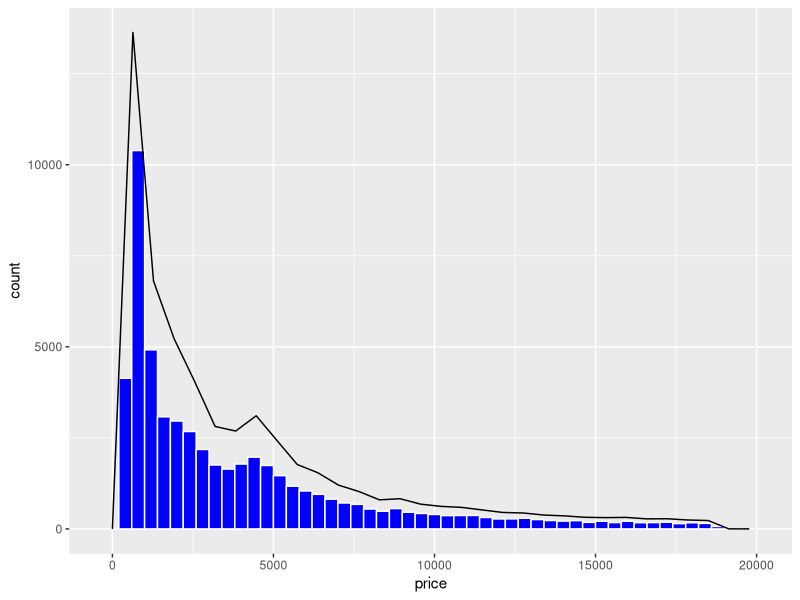
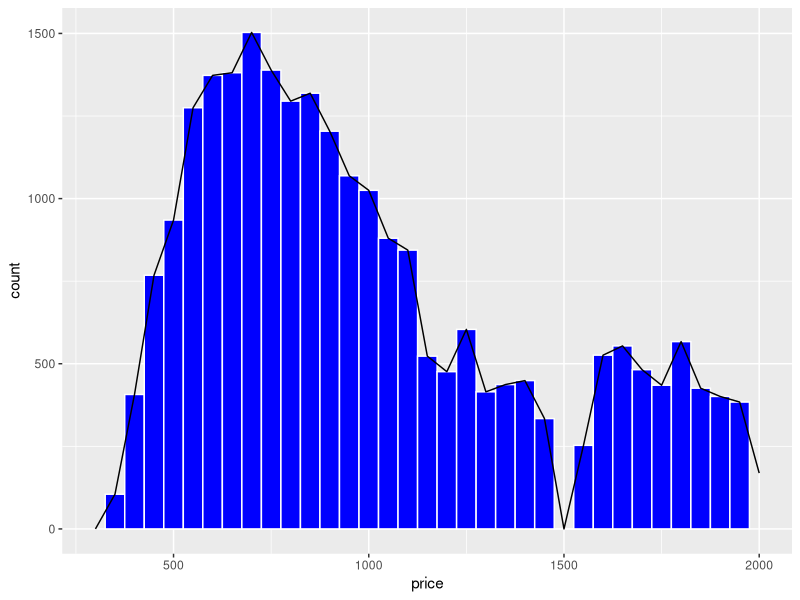
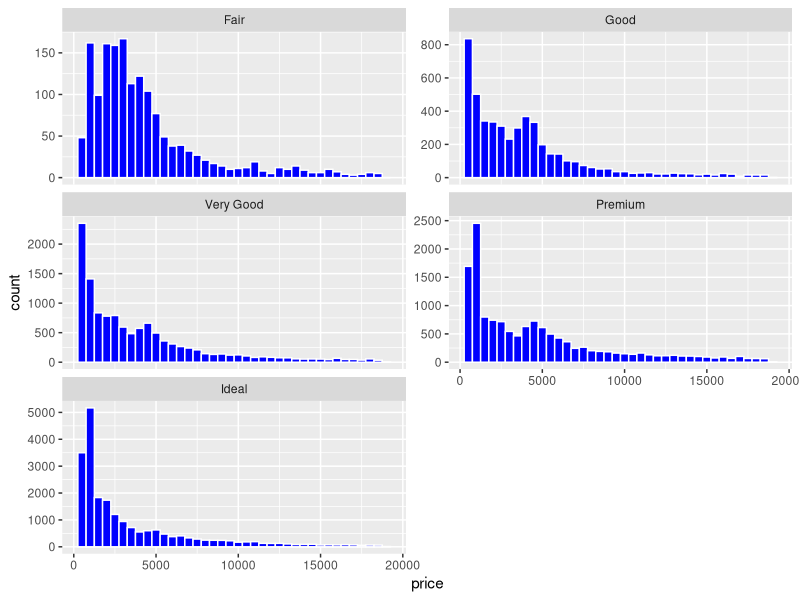
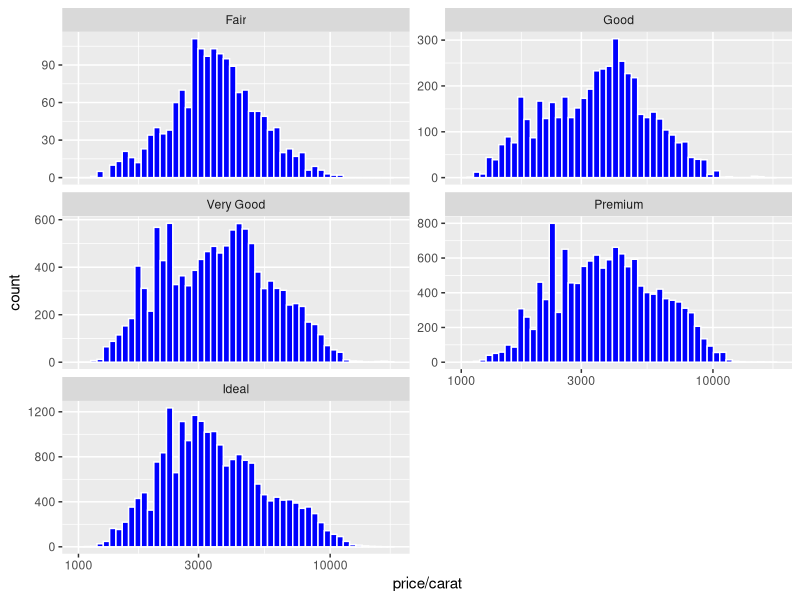
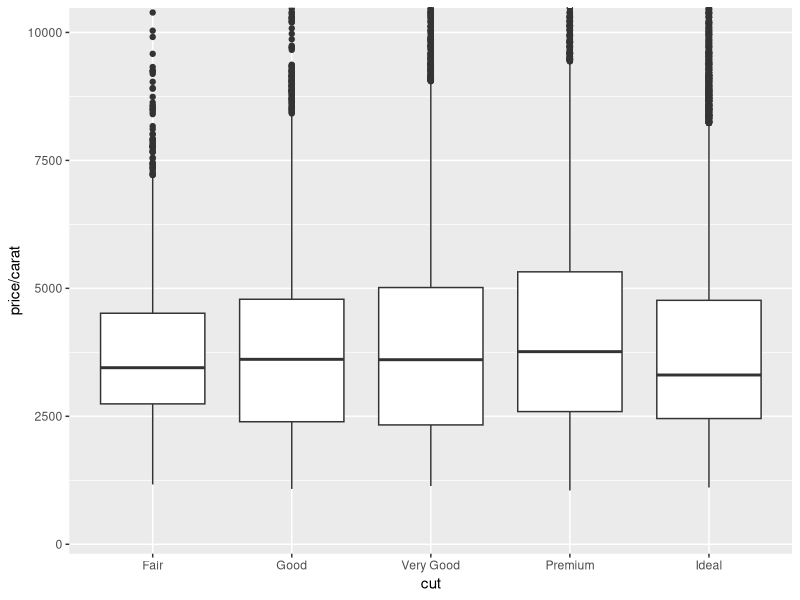
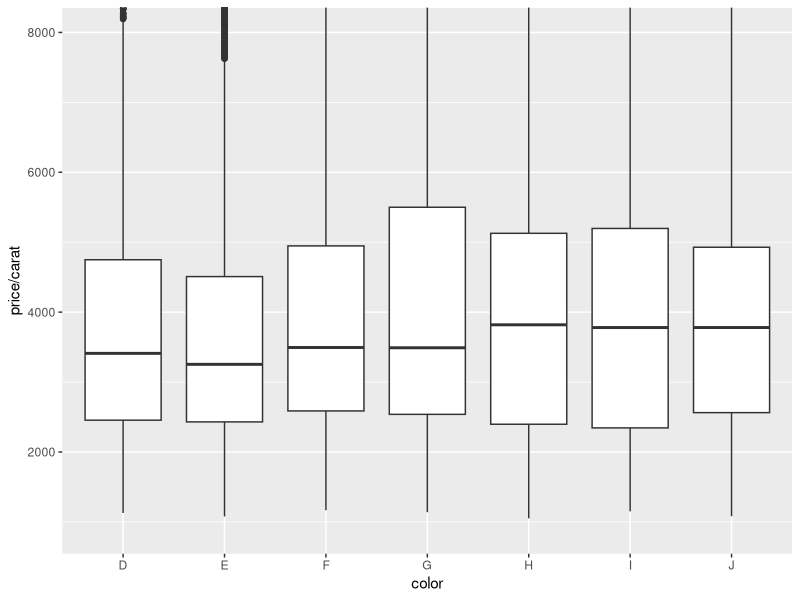
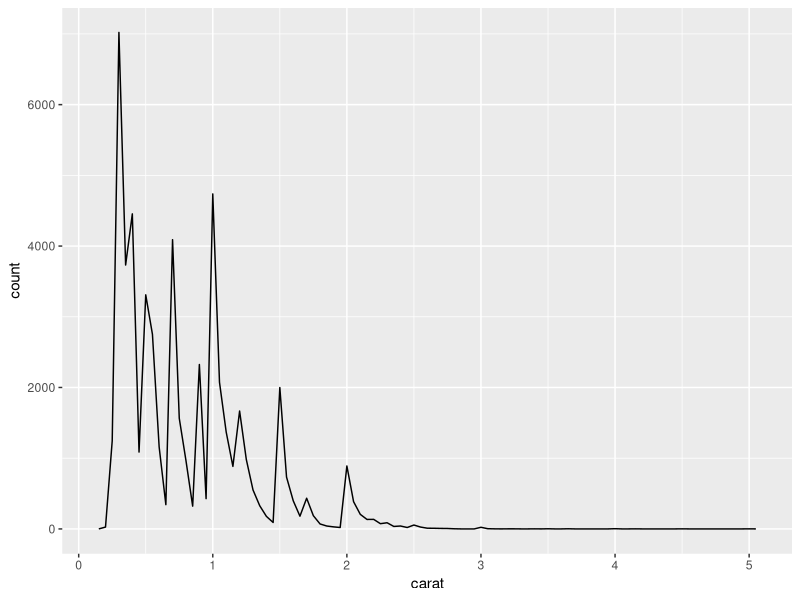
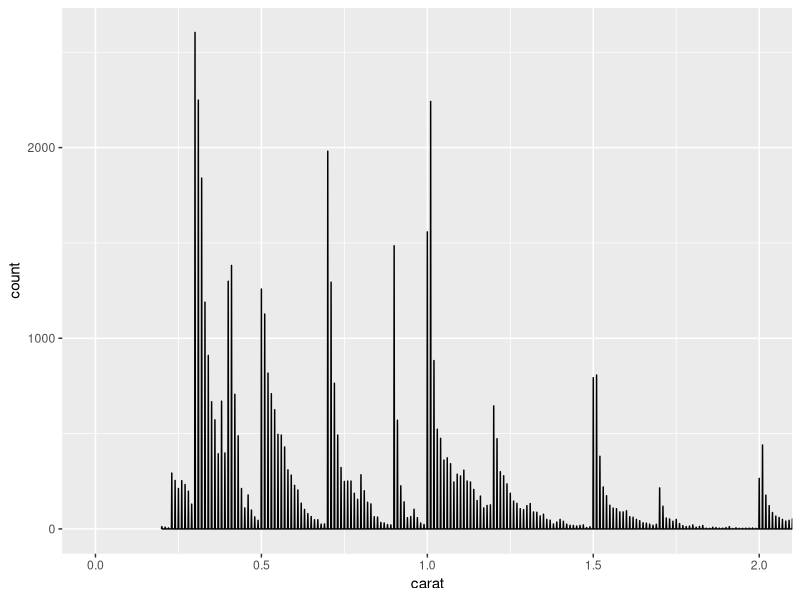

The R source for these figures, in order:
## ---- chunk 1
library(ggplot2)

dim(diamonds)[1]
## ---- chunk 2
dim(diamonds)[2]
## ---- chunk 3
str(diamonds)
## ---- chunk 4
ggplot(diamonds, aes(x = price)) +
  geom_histogram(binwidth = 400, color = "white", fill = "blue") +
  geom_freqpoly()
## ---- chunk 5
summary(diamonds$price)
## ---- chunk 6
summary(diamonds$price < 500)
## ---- chunk 7
summary(diamonds$price < 250)
## ---- chunk 8
summary(diamonds$price >= 15000)
## ---- chunk 9
ggplot(diamonds, aes(x = price)) +
  geom_histogram(binwidth = 50, color = "white", fill = "blue") +
  geom_freqpoly(binwidth = 50) +
  scale_x_continuous(limits = c(300, 2000))
## ---- chunk 10
ggplot(diamonds, aes(x = price)) +
  geom_histogram(binwidth = 500, color = "white", fill = "blue") +
  facet_wrap(~cut, scales = "free_y", ncol = 2)
  #scale_x_continuous(limits = c(300, 2000))
## ---- chunk 11
by(diamonds$price, diamonds$cut, summary)
## ---- chunk 12
sort(by(diamonds$price, diamonds$cut, max))
## ---- chunk 13
sort(by(diamonds$price, diamonds$cut, min))
## ---- chunk 14
sort(by(diamonds$price, diamonds$cut, median))
## ---- chunk 15
ggplot(diamonds, aes(x = price / carat)) +
  geom_histogram(bins = 50, color = "white", fill = "blue") +
  scale_x_log10() +
  facet_wrap(~cut, scales = "free_y", ncol = 2)
## ---- chunk 16
ggplot(diamonds, aes(y = price / carat, x = cut)) +
  geom_boxplot() +
  coord_cartesian(ylim = c(300, 1e4))
## ---- chunk 17
by(diamonds$price / diamonds$carat, diamonds$cut, summary)
## ---- chunk 18
fife_stat <- by(diamonds$price, diamonds$color, summary)
## ---- chunk 19
fife_stat$D
## ---- chunk 20
fife_stat$J
## ---- chunk 21
IQR_color <- by(diamonds$price, diamonds$color, IQR)
IQR_color["D"]
## ---- chunk 22
IQR_color["J"]
## ---- chunk 23
ggplot(diamonds, aes(x = color, y = price / carat)) +
  geom_boxplot() +
  coord_cartesian(ylim = c(900, 8e3))
## ---- chunk 24
ggplot(diamonds, aes(x = carat)) +
  geom_freqpoly(binwidth = 0.05)
## ---- chunk 25
ggplot(diamonds, aes(x = carat)) +
  geom_freqpoly(binwidth = .001) +
  coord_cartesian(xlim = c(0, 2))
